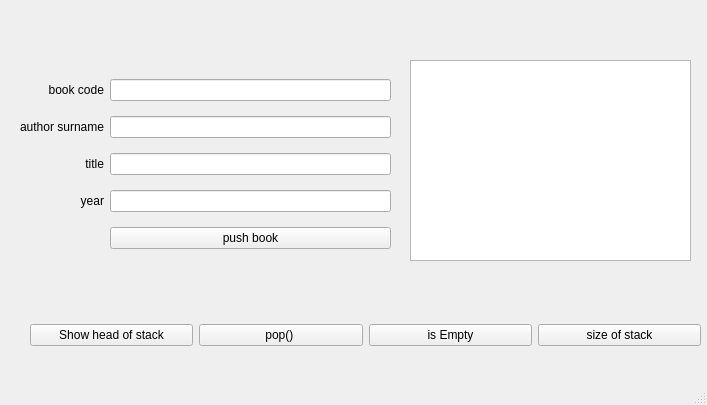
<?xml version="1.0" encoding="UTF-8"?>
<ui version="4.0">
 <class>MainWindow</class>
 <widget class="QMainWindow" name="MainWindow">
  <property name="geometry">
   <rect>
    <x>0</x>
    <y>0</y>
    <width>707</width>
    <height>405</height>
   </rect>
  </property>
  <property name="windowTitle">
   <string>MainWindow</string>
  </property>
  <widget class="QWidget" name="centralwidget">
   <widget class="QListWidget" name="listWidget">
    <property name="geometry">
     <rect>
      <x>410</x>
      <y>60</y>
      <width>281</width>
      <height>201</height>
     </rect>
    </property>
   </widget>
   <widget class="QWidget" name="">
    <property name="geometry">
     <rect>
      <x>20</x>
      <y>70</y>
      <width>371</width>
      <height>191</height>
     </rect>
    </property>
    <layout class="QGridLayout" name="gridLayout">
     <item row="0" column="0">
      <widget class="QLabel" name="label">
       <property name="text">
        <string>book code</string>
       </property>
       <property name="alignment">
        <set>Qt::AlignRight|Qt::AlignTrailing|Qt::AlignVCenter</set>
       </property>
      </widget>
     </item>
     <item row="0" column="1">
      <widget class="QLineEdit" name="bookCodeEdit"/>
     </item>
     <item row="1" column="0">
      <widget class="QLabel" name="label_2">
       <property name="text">
        <string>author surname</string>
       </property>
       <property name="alignment">
        <set>Qt::AlignRight|Qt::AlignTrailing|Qt::AlignVCenter</set>
       </property>
      </widget>
     </item>
     <item row="2" column="1">
      <widget class="QLineEdit" name="titleEdit"/>
     </item>
     <item row="3" column="1">
      <widget class="QLineEdit" name="yearEdit"/>
     </item>
     <item row="1" column="1">
      <widget class="QLineEdit" name="authorSurnameEdit"/>
     </item>
     <item row="2" column="0">
      <widget class="QLabel" name="label_3">
       <property name="text">
        <string>title</string>
       </property>
       <property name="alignment">
        <set>Qt::AlignRight|Qt::AlignTrailing|Qt::AlignVCenter</set>
       </property>
      </widget>
     </item>
     <item row="3" column="0">
      <widget class="QLabel" name="label_4">
       <property name="text">
        <string>year</string>
       </property>
       <property name="alignment">
        <set>Qt::AlignRight|Qt::AlignTrailing|Qt::AlignVCenter</set>
       </property>
      </widget>
     </item>
     <item row="4" column="1">
      <widget class="QPushButton" name="pushButton">
       <property name="text">
        <string>push book</string>
       </property>
      </widget>
     </item>
    </layout>
   </widget>
   <widget class="QWidget" name="">
    <property name="geometry">
     <rect>
      <x>30</x>
      <y>320</y>
      <width>671</width>
      <height>31</height>
     </rect>
    </property>
    <layout class="QHBoxLayout" name="horizontalLayout">
     <item>
      <widget class="QPushButton" name="showHeadButton">
       <property name="text">
        <string>Show head of stack</string>
       </property>
      </widget>
     </item>
     <item>
      <widget class="QPushButton" name="popButton">
       <property name="text">
        <string>pop() </string>
       </property>
      </widget>
     </item>
     <item>
      <widget class="QPushButton" name="isEmptyButton">
       <property name="text">
        <string>is Empty</string>
       </property>
      </widget>
     </item>
     <item>
      <widget class="QPushButton" name="getAmountButton">
       <property name="text">
        <string>size of stack</string>
       </property>
      </widget>
     </item>
    </layout>
   </widget>
  </widget>
  <widget class="QMenuBar" name="menubar">
   <property name="geometry">
    <rect>
     <x>0</x>
     <y>0</y>
     <width>707</width>
     <height>25</height>
    </rect>
   </property>
  </widget>
  <widget class="QStatusBar" name="statusbar"/>
 </widget>
 <resources/>
 <connections/>
</ui>
